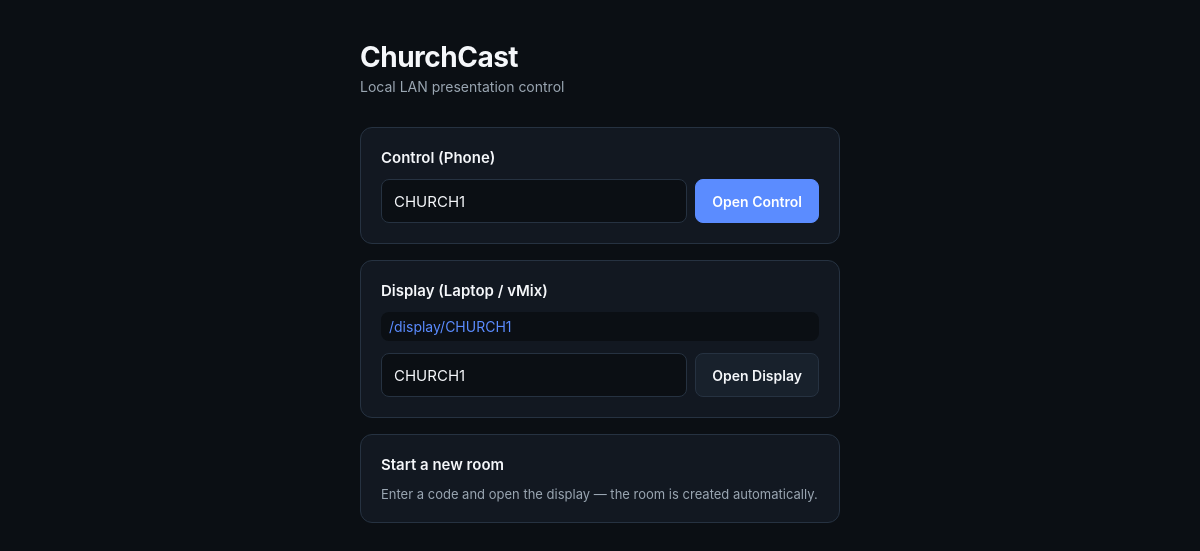
The app's page /, older data.
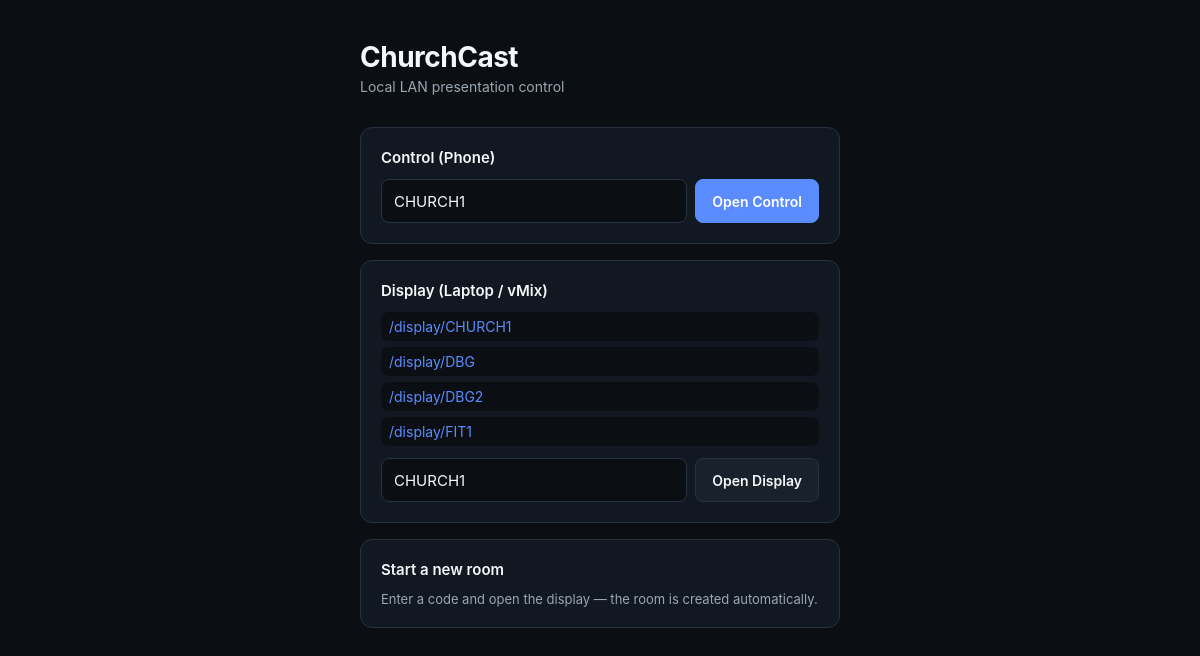
The same page, newer data.
### presentation/models.py (models this page shows, shortened)
class Room(models.Model):
    code = models.CharField(max_length=32, unique=True)
    name = models.CharField(max_length=120, blank=True, default="")
    created_at = models.DateTimeField(auto_now_add=True)
    state = models.TextField(default="{}")
    class Meta:
        ordering = ["code"]

### presentation/views.py (the view)
# urls.py: path("", views.index_page, name="index"),
def index_page(request):
    rooms = Room.objects.all()
    return render(request, "presentation/index.html", {"rooms": rooms, "host": _host(request)})

### presentation/templatetags/versioned_static.py (called while the page is built)
@register.simple_tag
def staticver(path):
    url = static(path)
    stamp = _mtime_stamp(path)
    if stamp is None:
        return url
    sep = "&amp;" if "?" in url else "?"
    return "%s%sv=%d" % (url, sep, stamp)

def _mtime_stamp(path):
    try:
        found = finders.find(path)
        if not found:
            return None
        return int(os.path.getmtime(found))
    except OSError:
        return None

### presentation/views.py (called while the page is built)
def _host(request):
    return request.get_host()

### presentation/templates/presentation/index.html (shortened to what this page needs)
{% load versioned_static %}
<!DOCTYPE html>
<html lang="en">
<head>
<link rel="stylesheet" href="{% staticver 'presentation/css/app.css' %}">
</head>
<body class="cc-index">
<div class="cc-index__wrap">
  <div class="cc-index__logo">ChurchCast</div>
  <p class="cc-index__tag">Local LAN presentation control</p>
  <div class="cc-index__card">
    <h2>Control (Phone)</h2>
    <form action="/control" method="get" class="cc-index__form">
      <input name="room" placeholder="Room code (e.g. CHURCH1)" value="CHURCH1" class="cc-input">
      <button type="submit" class="cc-btn cc-btn--accent">Open Control</button>
    </form>
  </div>
  <div class="cc-index__card">
    <h2>Display (Laptop / vMix)</h2>
    <div class="cc-index__rooms">
      {% for room in rooms %}
        <a href="/display/{{ room.code }}" class="cc-index__room-link">/display/{{ room.code }}</a>
      {% empty %}
        <p class="cc-index__hint">No rooms yet. Open control to create one.</p>
      {% endfor %}
    </div>
    <form action="/display" method="get" class="cc-index__form" onsubmit="window.location='/display/'+this.room.value;return false;">
      <input name="room" placeholder="Room code (e.g. CHURCH1)" value="CHURCH1" class="cc-input">
      <button type="submit" class="cc-btn">Open Display</button>
    </form>
  </div>
  <div class="cc-index__card">
    <h2>Start a new room</h2>
    <p class="cc-index__hint">Enter a code and open the display — the room is created automatically.</p>
  </div>
</div>
</body>
</html>

### presentation/static/presentation/css/app.css (style rules this page uses)
:root { --bg: #0B0F14; --surface: #121821; --elevated: #18212C; --border: #263241; --border-strong: #34445A; --text: #F5F7FA; --text-2: #9AA6B2; --accent: #5B8CFF; --accent-dim: rgba(91,140,255,0.15); --success: #22C55E; --warning: #F59E0B; --danger: #EF4444; --danger-dim: rgba(239,68,68,0.12); --radius: 12px; --radius-sm: 8px; --shadow: 0 2px 8px rgba(0,0,0,0.3); --font: -apple-system, BlinkMacSystemFont, "Segoe UI", Roboto, "Helvetica Neue", Arial, sans-serif; }
* { box-sizing: border-box; margin: 0; padding: 0; }
html, body { height: 100%; font-family: var(--font); background: var(--bg); color: var(--text); -webkit-font-smoothing: antialiased; -webkit-tap-highlight-color: transparent; }
button { font-family: inherit; cursor: pointer; border: none; background: none; color: inherit; }
input, textarea { font-family: inherit; }
.cc-index { display: flex; justify-content: center; padding: 40px 16px; }
.cc-index__wrap { max-width: 480px; width: 100%; }
.cc-index__logo { font-size: 28px; font-weight: 700; letter-spacing: -0.5px; }
.cc-index__tag { color: var(--text-2); font-size: 14px; margin-top: 4px; margin-bottom: 32px; }
.cc-index__card { background: var(--surface); border: 1px solid var(--border); border-radius: var(--radius); padding: 20px; margin-bottom: 16px; }
.cc-index__card h2 { font-size: 15px; font-weight: 600; margin-bottom: 12px; color: var(--text); }
.cc-index__form { display: flex; gap: 8px; }
.cc-index__rooms { display: flex; flex-direction: column; gap: 6px; margin-bottom: 12px; }
.cc-index__room-link { color: var(--accent); font-size: 14px; text-decoration: none; padding: 6px 8px; border-radius: var(--radius-sm); background: var(--bg); }
.cc-index__hint { color: var(--text-2); font-size: 13px; }
.cc-input { flex: 1; background: var(--bg); border: 1px solid var(--border); color: var(--text); border-radius: var(--radius-sm); padding: 10px 12px; font-size: 15px; outline: none; transition: border-color 0.15s; }
.cc-input::placeholder { color: var(--text-2); }
.cc-btn { background: var(--elevated); border: 1px solid var(--border); color: var(--text); border-radius: var(--radius-sm); padding: 10px 16px; font-size: 14px; font-weight: 600; transition: background 0.12s, border-color 0.12s, transform 0.05s; min-height: 44px; display: inline-flex; align-items: center; justify-content: center; gap: 6px; }
.cc-btn--accent { background: var(--accent); border-color: var(--accent); color: #fff; }

Row changes from the older to the newer data that the page shows:
added Room: code "DBG"
added Room: code "DBG2"
added Room: code "FIT1"
